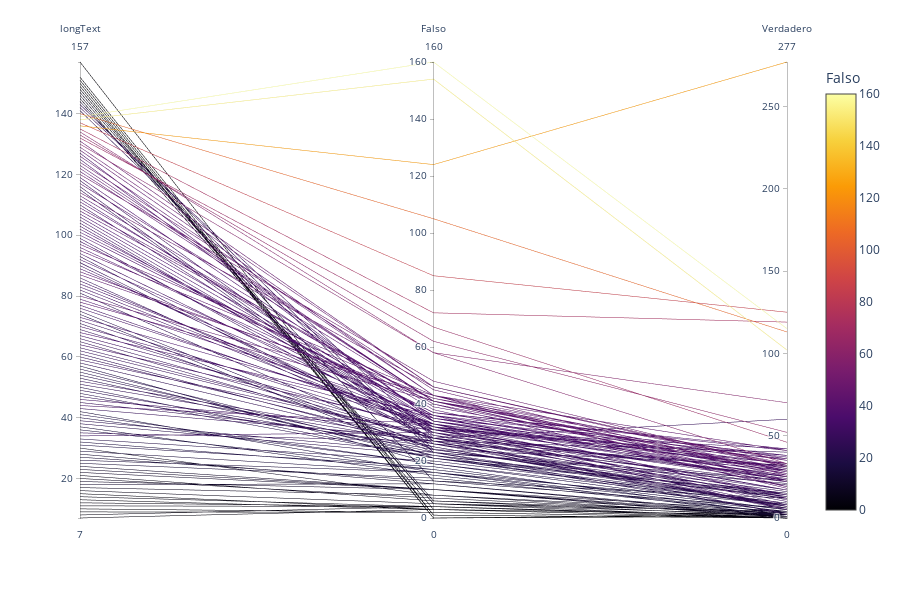

The code cell stored with this chart in its notebook:
### Code cell
f = px.parallel_coordinates(long_target, color="Falso", labels={'Verdadero','longText','Falso',},
                             color_continuous_scale=px.colors.sequential.Inferno)
f.show()

### Figure 1 — Plotly figure (JSON) as saved in the notebook; plotly's stock layout.template omitted (floating-point values rounded to 4 significant figures; data arrays with more than 128 entries replaced by an {"elided": "..."} marker saying what was removed)
{"data": [{"dimensions": [{"label": "longText", "values": {"elided": "147 int values"}}, {"label": "Falso", "values": {"elided": "147 int values"}}, {"label": "Verdadero", "values": {"elided": "147 int values"}}], "domain": {"x": [0, 0.98], "y": [0, 1]}, "line": {"color": {"elided": "147 int values"}, "coloraxis": "coloraxis"}, "name": "", "type": "parcoords"}], "layout": {"coloraxis": {"colorbar": {"title": {"text": "Falso"}}, "colorscale": [[0, "#000004"], [0.1111, "#1b0c41"], [0.2222, "#4a0c6b"], [0.3333, "#781c6d"], [0.4444, "#a52c60"], [0.5556, "#cf4446"], [0.6667, "#ed6925"], [0.7778, "#fb9b06"], [0.8889, "#f7d13d"], [1, "#fcffa4"]]}, "height": 600, "legend": {"tracegroupgap": 0}, "margin": {"t": 60}}}
